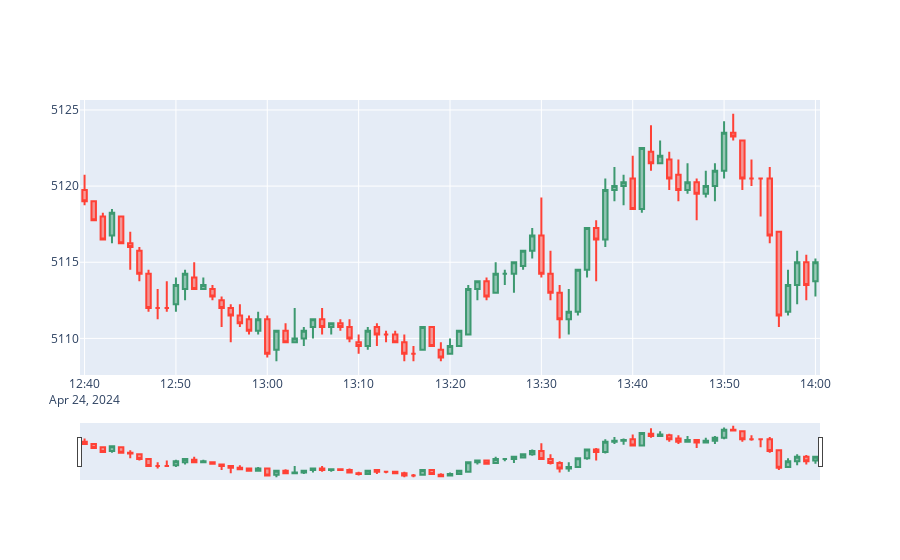

The notebook cell saved with this chart:
### Code cell
import plotly.graph_objects as go
start_date = pd.to_datetime("2024-04-24 12:40:00") 	
end_date = pd.to_datetime("2024-04-24 14:00:00")
df_plot = df_resampled[(start_date<=df_resampled["datetime"]) & (df_resampled["datetime"]<=end_date)]

fig = go.Figure(data=[go.Candlestick(
    x=df_plot['datetime'],
    open=df_plot['open'],
    high=df_plot['high'],
    low=df_plot['low'],
    close=df_plot['close'],
    name='SP500',
)])
fig.write_html("original_price.html")
fig.show()
